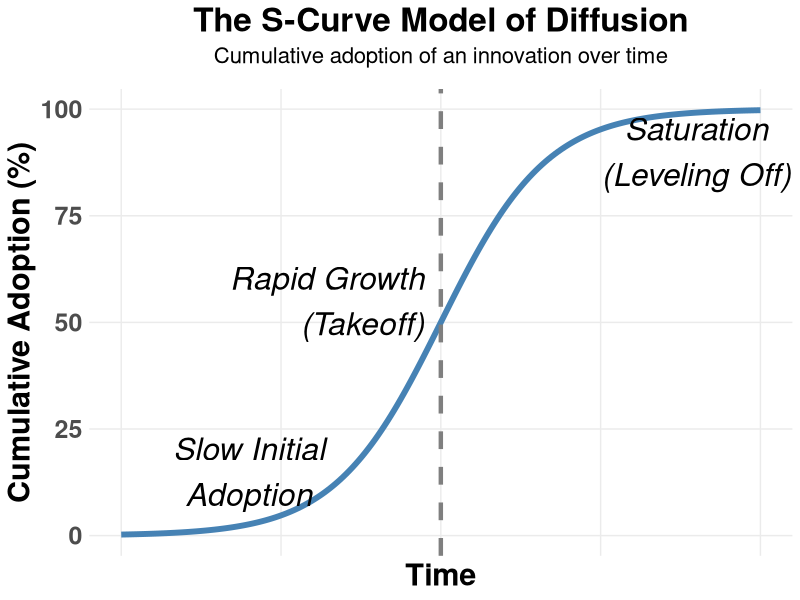
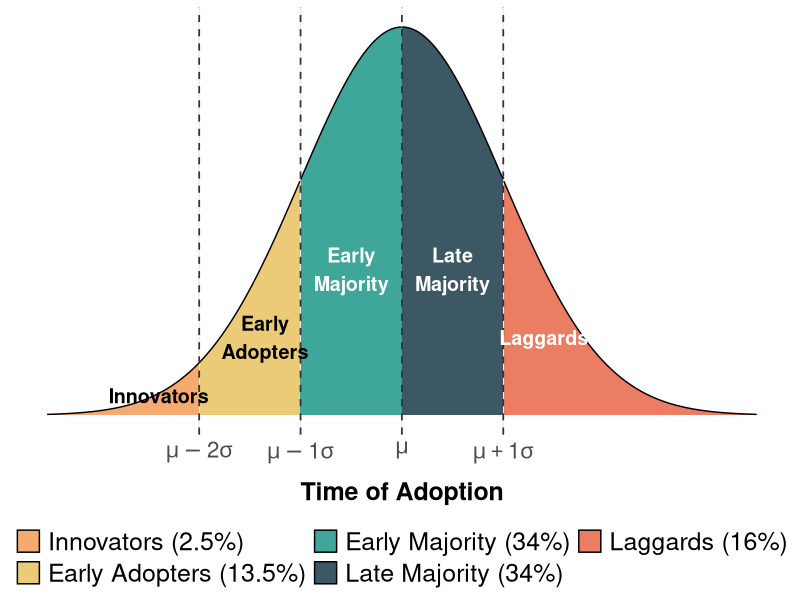
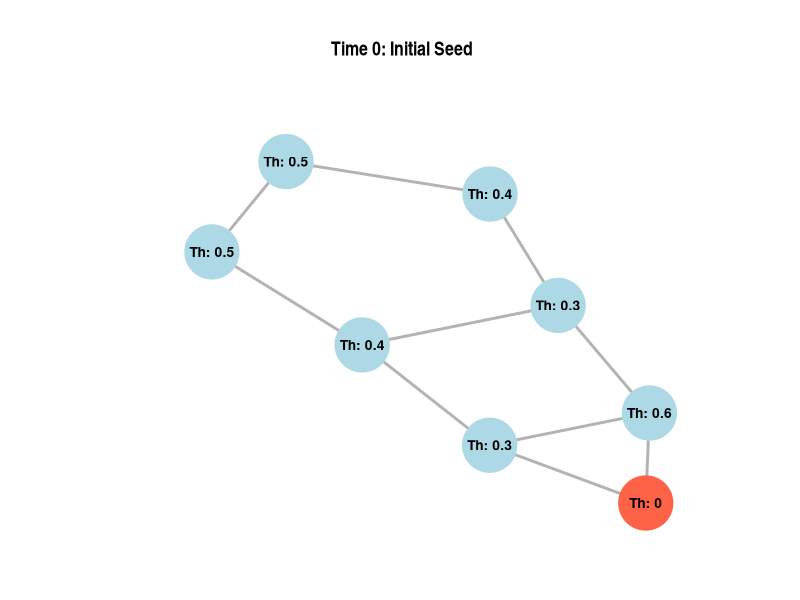
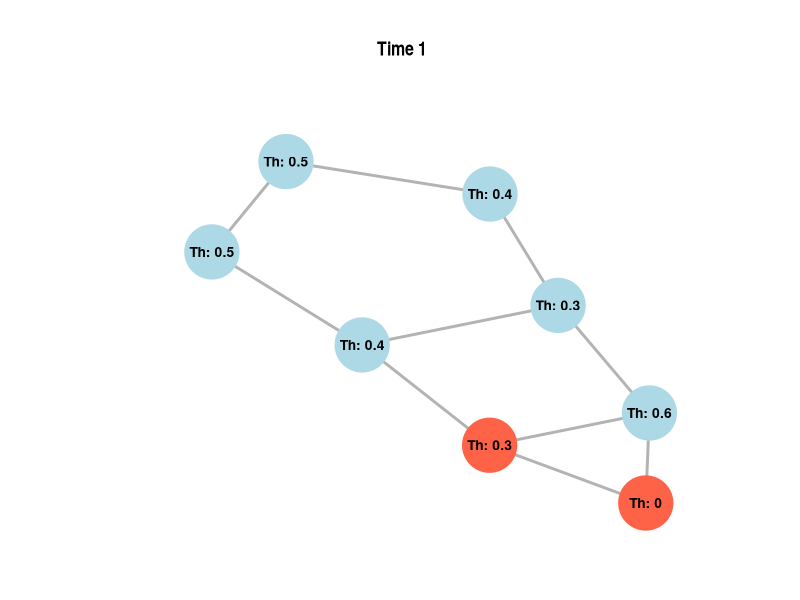
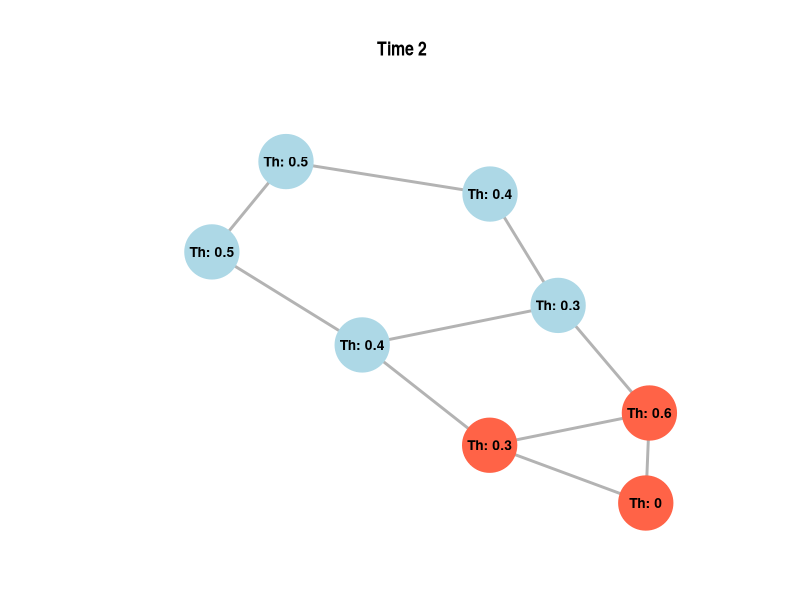
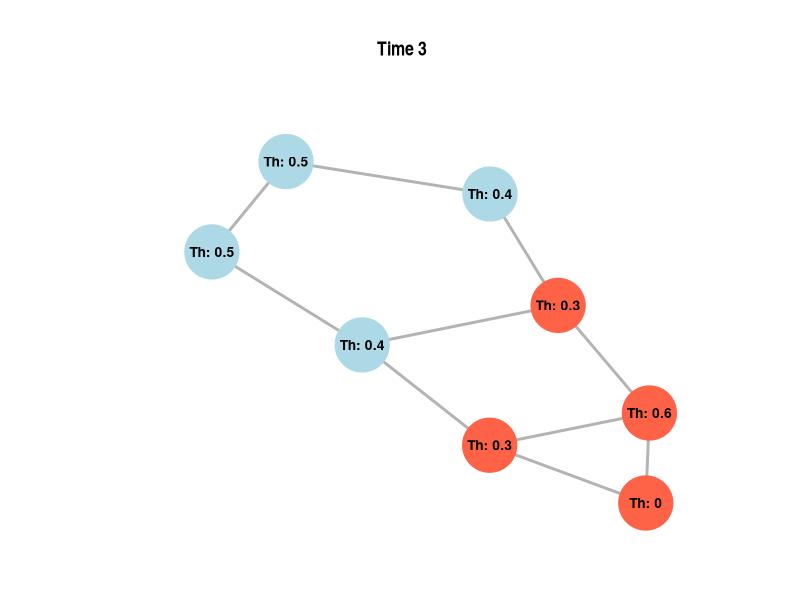
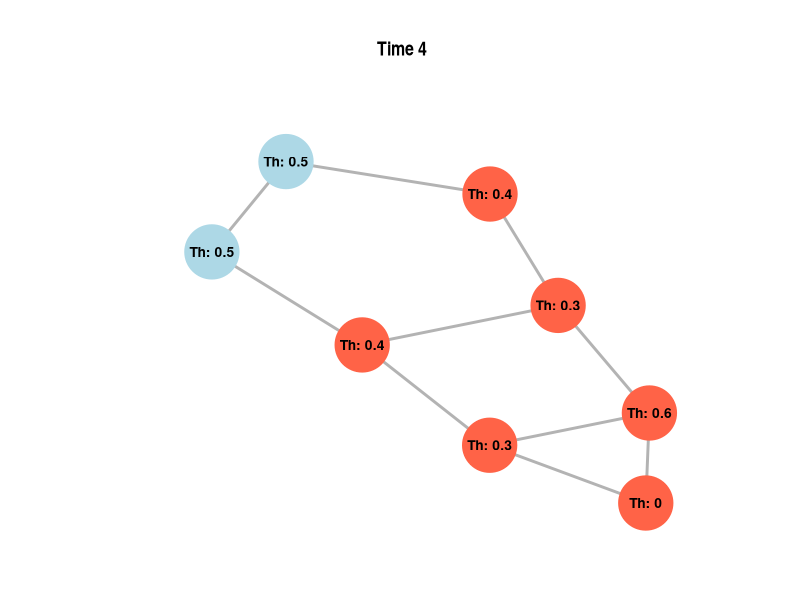
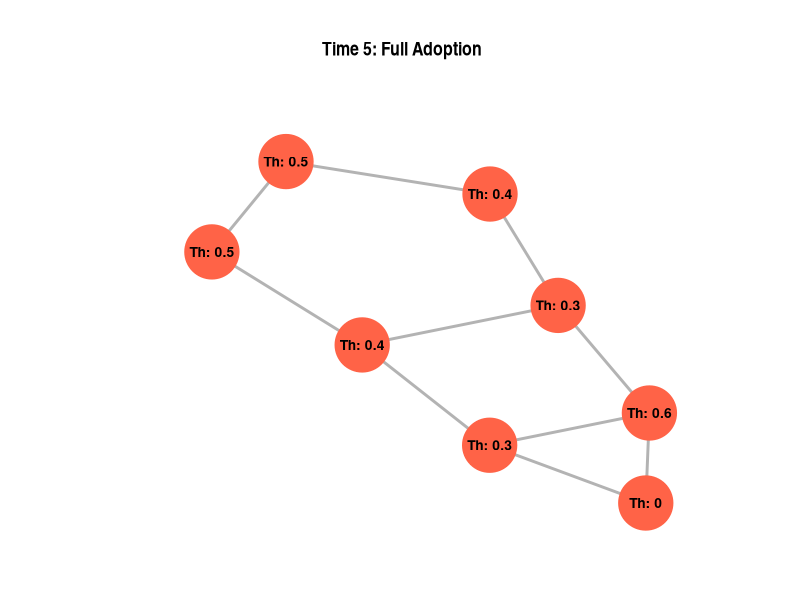

Reproduce these figures in R, in order.
## ---- chunk 1
#| label: fig-scurve
#| fig-cap: "The S-Curve Diffusion Model."
#| fig-cap-location: bottom
#| fig-height: 10
#| fig-width: 10
library(ggplot2)

# 1. Generate the data using a logistic function
# Formula: f(t) = L / (1 + exp(-k * (t - t0)))
time_points <- seq(0, 10, length.out = 200)

L <- 100     # Market capacity or maximum adoption (100%)
k <- 1.2     # Steepness / growth rate of diffusion
t0 <- 5      # The inflection point (time of maximum growth rate)

# Calculate the cumulative adoption (the S-curve)
adoption <- L / (1 + exp(-k * (time_points - t0)))

# Create a data frame
diffusion_data <- data.frame(
  Time = time_points,
  Cumulative_Adoption = adoption
)

# 2. Plot the S-Curve using ggplot2
ggplot(diffusion_data, aes(x = Time, y = Cumulative_Adoption)) +
  geom_line(color = "steelblue", size = 2) +
  
  # Add a vertical dashed line at the inflection point
  geom_vline(xintercept = t0, linetype = "dashed", color = "gray50", size = 1.5) +
  
  # Add annotations to explain the phases of the curve
  annotate("text", x = 2, y = 15, label = "Slow Initial\nAdoption", 
           color = "black", fontface = "italic", size = 8) +
  annotate("text", x = 4.75, y = 55, label = "Rapid Growth\n(Takeoff)", 
           color = "black", fontface = "italic", size = 8, hjust = 1) +
  annotate("text", x = 9, y = 90, label = "Saturation\n(Leveling Off)", 
           color = "black", fontface = "italic", size = 8) +
  
  # Labels and theming
  labs(title = "The S-Curve Model of Diffusion",
       subtitle = "Cumulative adoption of an innovation over time",
       x = "Time",
       y = "Cumulative Adoption (%)") +
  theme_minimal() +
  theme(
    plot.title = element_text(hjust = 0.5, face = "bold", size = 24),
    plot.subtitle = element_text(hjust = 0.5, size = 16, margin = margin(b = 15)),
    axis.title = element_text(face = "bold", size = 22),
    # Remove the arbitrary numeric labels on the x-axis for a more conceptual look
    axis.text.x = element_blank(),
    axis.text.y = element_text(size = 18, face = "bold"),
    axis.ticks.x = element_blank(),
    panel.grid.minor = element_blank()
  )

## ---- chunk 2
#| label: fig-rogers
#| fig-cap: "Rogers's Classification of Adopters Based on Time to Adoption."
#| fig-cap-location: bottom
#| fig-height: 10
#| fig-width: 10
library(dplyr)
# 1. Generate the normal distribution data
# Create a sequence of x values from -3.5 to 3.5 (representing standard deviations)
x <- seq(-3.5, 3.5, length.out = 1000)
y <- dnorm(x) # Calculate the exact height of the normal curve for each x
df <- data.frame(x = x, y = y)

# 2. Segment the data into Rogers's categories
df <- df %>%
  mutate(category = case_when(
    x < -2 ~ "Innovators (2.5%)",
    x >= -2 & x < -1 ~ "Early Adopters (13.5%)",
    x >= -1 & x < 0 ~ "Early Majority (34%)",
    x >= 0 & x < 1 ~ "Late Majority (34%)",
    x >= 1 ~ "Laggards (16%)"
  )) %>%
  # Convert to a factor to lock in the left-to-right order for the legend
  mutate(category = factor(category, levels = c(
    "Innovators (2.5%)",
    "Early Adopters (13.5%)",
    "Early Majority (34%)",
    "Late Majority (34%)",
    "Laggards (16%)"
  )))

# 3. Create the ggplot
ggplot(df, aes(x = x, y = y, fill = category)) +
  # Draw the filled segments
  geom_area(alpha = 0.9, color = "black", linewidth = 0.5) +
  
  # Add vertical dashed lines at the standard deviation thresholds
  geom_vline(xintercept = c(-2, -1, 0, 1), linetype = "dashed", color = "gray20", linewidth = 0.6) +
  
  # Apply a custom, distinct color palette
  scale_fill_manual(values = c(
    "Innovators (2.5%)"      = "#F4A261", # Sandy Orange
    "Early Adopters (13.5%)" = "#E9C46A", # Yellow/Gold
    "Early Majority (34%)"   = "#2A9D8F", # Teal
    "Late Majority (34%)"    = "#264653", # Dark Blue/Green
    "Laggards (16%)"         = "#E76F51"  # Burnt Orange/Red
  )) +
  
  # Format the X-axis to show Standard Deviation mathematical notation
  scale_x_continuous(
    breaks = c(-2, -1, 0, 1),
    labels = c(expression(mu - 2*sigma), 
               expression(mu - 1*sigma), 
               expression(mu), 
               expression(mu + 1*sigma))
  ) +
  
  # Add labels and titles
  labs(
    x = "Time of Adoption",
    y = NULL,
  ) +
  
  # Clean up the theme (removing arbitrary Y-axis numbers to keep it conceptual)
  theme_minimal() +
  theme(
    axis.text.y = element_blank(),
    axis.ticks.y = element_blank(),
    panel.grid.major.y = element_blank(),
    panel.grid.minor.y = element_blank(),
    panel.grid.minor.x = element_blank(),
    
    # Typography
    axis.title.x = element_text(face = "bold", margin = margin(t = 10), size = 18),
    axis.text.x = element_text(size = 16),
    
    # Move legend to the bottom
    legend.position = "bottom",
    legend.title = element_blank(),
    legend.text = element_text(size = 18)
  ) + 
  
  # Add in-plot text annotations for the larger chunks
    annotate("text", x = -2.4, y = 0.02, label = "Innovators", color = "black", fontface = "bold", size = 5) +
    annotate("text", x = -1.35, y = 0.08, label = "Early\nAdopters", color = "black", fontface = "bold", size = 5) +
    annotate("text", x = -0.5, y = 0.15, label = "Early\nMajority", color = "white", fontface = "bold", size = 5) +
    annotate("text", x = 0.5,  y = 0.15, label = "Late\nMajority", color = "white", fontface = "bold", size = 5) +
    annotate("text", x = 1.4, y = 0.08, label = "Laggards", color = "white", fontface = "bold", size = 5) + guides(fill = guide_legend(nrow = 2))
## ---- chunk 3
#| label: fig-valente
#| fig-cap: "Depiction of a Difussion Process According to Valente's Network Threshold Model."
#| fig-cap-location: bottom
#| fig-height: 6
#| fig-width: 6
#| fig-subcap:
#|   - ""
#|   - ""
#|   - ""
#|   - ""
#|   - ""
#|   - ""
#| layout-ncol: 2

library(igraph)
library(ggraph)

# Install required packages if you don't have them:
# install.packages(c("igraph", "ggraph", "patchwork"))

# ---------------------------------------------------------
# 1. Define the Network and Thresholds
# ---------------------------------------------------------
# Create a small, interconnected graph
edges <- data.frame(
  from = c(1, 1, 2, 2, 3, 4, 4, 5, 6, 7),
  to   = c(2, 3, 3, 4, 5, 5, 6, 7, 8, 8)
)
g <- graph_from_data_frame(edges, directed = FALSE)

# Assign a personal threshold to each node. 
# This is the PROPORTION of neighbors that must adopt before this node adopts.
# Node 1 is our seed (threshold 0).
V(g)$threshold <- c(0.00,  # Node 1 (Seed)
                    0.30,  # Node 2
                    0.60,  # Node 3 (Resistant, needs 60% of friends)
                    0.40,  # Node 4
                    0.30,  # Node 5
                    0.50,  # Node 6
                    0.40,  # Node 7
                    0.50)  # Node 8

# Create a label for the plot that shows Node ID and its Threshold
V(g)$label <- paste0("Th: ", V(g)$threshold)

# ---------------------------------------------------------
# 2. Simulate Valente's Adoption Process
# ---------------------------------------------------------
# Initialize Time 0 (Only the seed node has adopted)
V(g)$state_t0 <- ifelse(V(g)$name == "1", "Adopted", "Unadopted")

# Function to calculate the next time step based on Valente's rules
simulate_step <- function(g, current_state_attr, next_state_attr) {
  states <- vertex_attr(g, current_state_attr)
  new_states <- states
  
  for (v in V(g)) {
    if (states[v] == "Unadopted") {
      neighbors <- neighbors(g, v)
      if (length(neighbors) > 0) {
        # Calculate the proportion of neighbors who have adopted
        adopted_count <- sum(states[neighbors] == "Adopted")
        prop_adopted <- adopted_count / length(neighbors)
        
        # If the proportion meets or exceeds the threshold, the node adopts
        if (prop_adopted >= V(g)$threshold[v]) {
          new_states[v] <- "Adopted"
        }
      }
    }
  }
  # Save the new states to the graph
  g <- set_vertex_attr(g, next_state_attr, value = new_states)
  return(g)
}

# Run the simulation for 5 time steps
g <- simulate_step(g, "state_t0", "state_t1")
g <- simulate_step(g, "state_t1", "state_t2")
g <- simulate_step(g, "state_t2", "state_t3")
g <- simulate_step(g, "state_t3", "state_t4")
g <- simulate_step(g, "state_t4", "state_t5")

# ---------------------------------------------------------
# 3. Plotting the Simulation
# ---------------------------------------------------------
# Generate a FIXED layout so the nodes don't move around between plots
set.seed(123) 
fixed_layout <- create_layout(g, layout = "fr")

# Helper function to generate identical plots for different time steps
plot_time_step <- function(graph_data, state_column, title) {
  # Map the specific time step state to a standard column for plotting
  graph_data$current_state <- graph_data[[state_column]]
  
  ggraph(graph_data) +
    geom_edge_link(color = "gray70", width = 1) +
    geom_node_point(aes(color = current_state), size = 18) +
    geom_node_text(aes(label = label), size = 3.5, color = "black", fontface = "bold") +
    scale_color_manual(values = c("Adopted" = "tomato", "Unadopted" = "lightblue"),
                       drop = FALSE) + # Keep colors consistent even if all are adopted
    labs(title = title) +
    theme_graph() + ylim(-4, 2) + xlim(-2, 2) +
    theme(legend.position = "none",
          plot.title = element_text(hjust = 0.5, face = "bold", size = 14, margin = margin(b=10)))
}

# Generate the 6 plots
plot_time_step(fixed_layout, "state_t0", "Time 0: Initial Seed")
plot_time_step(fixed_layout, "state_t1", "Time 1")
plot_time_step(fixed_layout, "state_t2", "Time 2")
plot_time_step(fixed_layout, "state_t3", "Time 3")
plot_time_step(fixed_layout, "state_t4", "Time 4")
plot_time_step(fixed_layout, "state_t5", "Time 5: Full Adoption")

# # Combine them into a 2x3 grid using patchwork
# combined_plot <- (p0 | p1 | p2) / (p3 | p4 | p5) +
#   plot_annotation(
#     title = "Valente's Network Threshold Model of Diffusion",
#     subtitle = "Nodes adopt when the proportion of their adopted neighbors meets or exceeds their threshold (Th).",
#     theme = theme(plot.title = element_text(size = 18, face = "bold", hjust = 0.5),
#                   plot.subtitle = element_text(size = 12, hjust = 0.5))
#   )

# # Display the final plot
# combined_plot
## ---- chunk 4
#| label: fig-simplex
#| fig-cap: "Illustrating the difference between simplex and complex contagion."
#| fig-cap-location: bottom
#| fig-height: 8
#| fig-width: 8
#| fig-subcap:
#|   - 
#|   -  
#| layout-ncol: 1
# ---------------------------------------------------------
# 1. Prepare Data for Simple Contagion (Threshold = 1)
# ---------------------------------------------------------
nodes_simple <- data.frame(
  name = c("Ego", "A1", "A2", "A3"),
  state = c("Newly Adopted", "Active Adopter", "Inactive", "Inactive")
)

edges_simple <- data.frame(
  from = c("A1", "A2", "A3"),
  to = c("Ego", "Ego", "Ego"),
  type = c("Transmitting", "Dormant", "Dormant")
)

g_simple <- graph_from_data_frame(edges_simple, directed = TRUE, vertices = nodes_simple)

# ---------------------------------------------------------
# 2. Prepare Data for Complex Contagion (Threshold = 2)
# ---------------------------------------------------------
nodes_complex <- data.frame(
  name = c("Ego", "A1", "A2", "A3"),
  state = c("Newly Adopted", "Active Adopter", "Active Adopter", "Inactive")
)

edges_complex <- data.frame(
  from = c("A1", "A2", "A3"),
  to = c("Ego", "Ego", "Ego"),
  type = c("Transmitting", "Transmitting", "Dormant")
)

g_complex <- graph_from_data_frame(edges_complex, directed = TRUE, vertices = nodes_complex)

# ---------------------------------------------------------
# 3. Define a Fixed Layout & Plotting Function
# ---------------------------------------------------------
# Ego at center, Alters arranged in a triangle around Ego
layout_mat <- matrix(c(
   0.000,  0.0,  # Ego (Center)
   0.000,  1.0,  # A1 (Top)
   0.866, -0.5,  # A2 (Bottom Right)
  -0.866, -0.5   # A3 (Bottom Left)
), ncol = 2, byrow = TRUE)

# Custom function to keep plot styling consistent
plot_contagion <- function(g, title, subtitle) {
  ggraph(g, layout = layout_mat) +
    # Draw edges with different styles based on whether they are transmitting
    geom_edge_link(aes(color = type, linetype = type),
                   arrow = arrow(length = unit(5, 'mm'), type = "closed"),
                   end_cap = circle(12, 'mm'),
                   width = 1.5) +
    # Draw nodes
    geom_node_point(aes(color = state), size = 24) +
    geom_node_text(aes(label = name), color = "white", fontface = "bold", size = 5) +
    
    # Custom color palettes
    scale_color_manual(values = c("Active Adopter" = "firebrick", 
                                  "Newly Adopted" = "darkorange", 
                                  "Inactive" = "gray80")) +
    scale_edge_color_manual(values = c("Transmitting" = "firebrick", 
                                       "Dormant" = "gray80")) +
    scale_edge_linetype_manual(values = c("Transmitting" = "solid", 
                                          "Dormant" = "dashed")) +
    
    # Titles and formatting
    labs(title = title, subtitle = subtitle) +
    theme_graph() + xlim(-1, 1) + ylim(-1, 1.1) +
    theme(plot.title = element_text(hjust = 0.5, face = "bold", size = 20),
          plot.subtitle = element_text(hjust = 0.5, size = 14, margin = margin(b = 15)),
          legend.position = "none") # Hide legends for cleaner individual plots
}

# ---------------------------------------------------------
# 4. Generate and Combine Plots
# ---------------------------------------------------------
plot_contagion(
  g_simple, 
  "Simplex Contagion", 
  "1 exposure is enough to transmit\n(e.g., Information, Disease)"
)

plot_contagion(
  g_complex, 
  "Complex Contagion", 
  "Multiple exposures required to transmit\n(e.g., Behavior, Innovation)"
)
